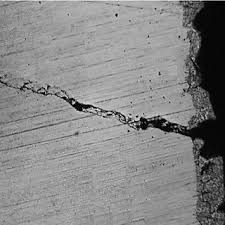
#> input picture input.jpg, 225 x 225 px
$ python industry.py
#> lines starting #> are read from the running program, lines starting #| are printed output that depends on the picture; after the words box and inside, x2 and y2 are one past the last pixel; in counts of white or black regions, pixels touching at a corner belong together
import cv2
import numpy as np
image = cv2.imread('input.jpg')
#> image is the input picture: shape (225, 225, 3); min 0, max 255, mean 134.8

gray = cv2.cvtColor(image, cv2.COLOR_BGR2GRAY)

blurred = cv2.GaussianBlur(gray, (5, 5), 0)
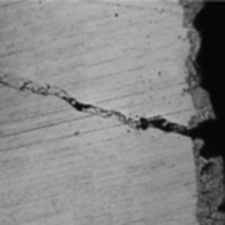
#> blurred: shape (225, 225); min 5, max 192, mean 134.8

_, thresh = cv2.threshold(blurred, 0, 255, cv2.THRESH_BINARY_INV + cv2.THRESH_OTSU)
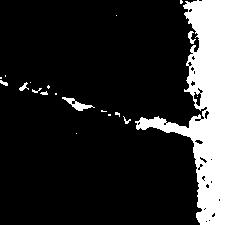
#> thresh: shape (225, 225); 15.5% white; 20 white regions (12 under 20 px), largest, box (x1, y1, x2, y2) and area: (135, 0, 225, 225) 7465, (62, 97, 95, 111) 159, (188, 31, 196, 44) 49

kernel = np.ones((3, 3), np.uint8)
morph = cv2.morphologyEx(thresh, cv2.MORPH_CLOSE, kernel, iterations=2)
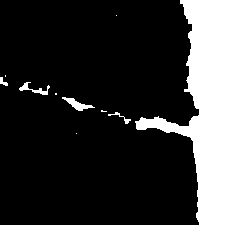
#> morph: shape (225, 225); 16.6% white; 10 white regions (5 under 20 px)

contours, _ = cv2.findContours(morph, cv2.RETR_EXTERNAL, cv2.CHAIN_APPROX_SIMPLE)
#> contours = 10 contours, 5 with area under 20; largest, box (x1, y1, x2, y2) and area: (135, 0, 225, 225) 7686, (62, 97, 95, 111) 135, (19, 82, 50, 95) 86, (108, 112, 131, 124) 26, (0, 77, 8, 86) 24

output = image.copy()
for cnt in contours:
    area = cv2.contourArea(cnt)
    if area > 100:
        x, y, w, h = cv2.boundingRect(cnt)
        cv2.rectangle(output, (x, y), (x + w, y + h), (0, 0, 255), 2)
        cv2.putText(output, 'Defect', (x, y - 10), cv2.FONT_HERSHEY_SIMPLEX, 0.6, (0, 0, 255), 2)
#> this loop made 10 passes
#> (area, x, y, w, h) on passes 4, 10: (135, 62, 97, 33, 14), (7685.5, 135, 0, 90, 225)
#> area on passes 2, 6, 7: 26.5, 86, 24
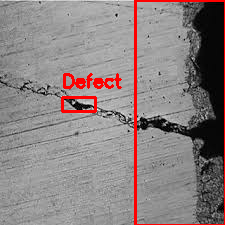
#> output: shape (225, 225, 3); 3.78% of pixels changed, all inside (x1, y1, x2, y2) = (61, 0, 225, 225)

cv2.imshow('Original', image)
cv2.imshow('Defects Detected', output)
cv2.waitKey(0)
cv2.destroyAllWindows()
